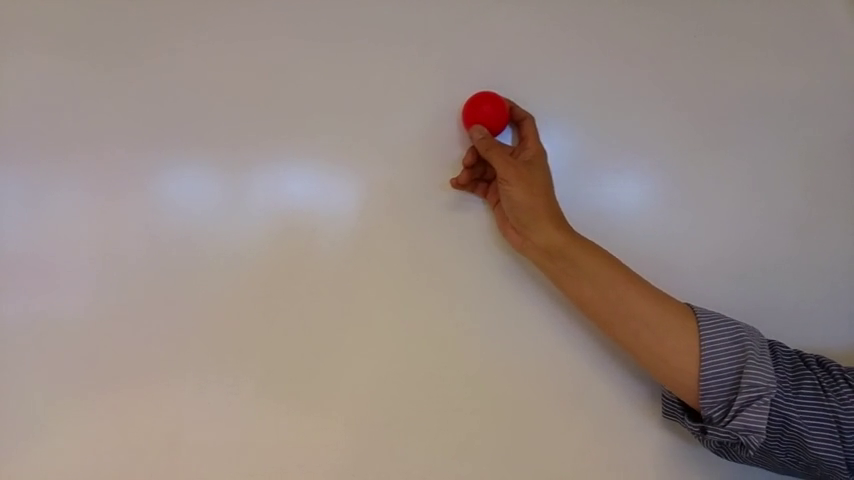
//> input picture frame 60 of Assignment4/SingleColor/SingleColors.mp4, 854 x 480 px
$ ./main   (built with g++ and OpenCV 4)
//> lines starting //> are read from the running program, lines starting //| are printed output that depends on the picture; after the words box and inside, x2 and y2 are one past the last pixel; in counts of white or black regions, pixels touching at a corner belong together
// [17 lines of licence text are left out]

#include <sstream>
#include <string>
#include <iostream>
#include <opencv2/highgui/highgui.hpp>
#include <opencv/cv.h>

using namespace cv;

//initial min and max HSV filter values.
//these will be changed using trackbars
int H_MIN = 0;
int H_MAX = 256;
int S_MIN = 170;
int S_MAX = 256;
int V_MIN = 120;
int V_MAX = 256;

//default capture width and height
const int FRAME_WIDTH = 640;
const int FRAME_HEIGHT = 480;

//max number of objects to be detected in frame
const int MAX_NUM_OBJECTS=50;

//minimum and maximum object area
const int MIN_OBJECT_AREA = 20*20;
const int MAX_OBJECT_AREA = FRAME_HEIGHT*FRAME_WIDTH/1.5;

//names that will appear at the top of each window
const string windowName = "Original Image";
const string windowName1 = "HSV Image";
const string windowName2 = "Thresholded Image";
const string windowName3 = "After Blur";
const string trackbarWindowName = "Trackbars";

void on_trackbar( int, void* ) {
	//This function gets called whenever a
	// trackbar position is changed
}

string intToString(int number){
	std::stringstream ss;
	ss << number;
	return ss.str();
}

void createTrackbars(){
	//create window for trackbars

    namedWindow(trackbarWindowName,0);
	//create memory to store trackbar name on window
	char TrackbarName[50];
	sprintf( TrackbarName, "H_MIN %d", H_MIN);
	sprintf( TrackbarName, "H_MAX %d", H_MAX);
	sprintf( TrackbarName, "S_MIN %d", S_MIN);
	sprintf( TrackbarName, "S_MAX %d", S_MAX);
	sprintf( TrackbarName, "V_MIN %d", V_MIN);
	sprintf( TrackbarName, "V_MAX %d", V_MAX);
	//create trackbars and insert them into window
	//3 parameters are: the address of the variable that is changing when the trackbar is moved(eg.H_LOW),
	//the max value the trackbar can move (eg. H_HIGH),
	//and the function that is called whenever the trackbar is moved(eg. on_trackbar)
	//                                  ---->    ---->     ---->
    createTrackbar( "H_MIN", trackbarWindowName, &H_MIN, H_MAX, on_trackbar );
    createTrackbar( "H_MAX", trackbarWindowName, &H_MAX, H_MAX, on_trackbar );
    createTrackbar( "S_MIN", trackbarWindowName, &S_MIN, S_MAX, on_trackbar );
    createTrackbar( "S_MAX", trackbarWindowName, &S_MAX, S_MAX, on_trackbar );
    createTrackbar( "V_MIN", trackbarWindowName, &V_MIN, V_MAX, on_trackbar );
    createTrackbar( "V_MAX", trackbarWindowName, &V_MAX, V_MAX, on_trackbar );
}

int main(int argc, char* argv[]) {
	//some boolean variables for different functionality within this
	//program
    bool trackObjects = false;
    bool useMorphOps = false;

	//Matrix to store each frame of the webcam feed
	Mat cameraFeed;

	//matrix storage for HSV image
	Mat HSV;

	//matrix storage for binary threshold image
	Mat threshold;

	//matrix for HoughCircles
	Mat circletje;

	//x and y values for the location of the object
	int x=0, y=0;

	//create slider bars for HSV filtering
	createTrackbars();

	//video capture object to acquire webcam feed
	VideoCapture capture;

	//open capture object at location zero (default location for webcam)
	capture.open("SingleColors.mp4");

	//set height and width of capture frame
	capture.set(CV_CAP_PROP_FRAME_WIDTH,FRAME_WIDTH);
	capture.set(CV_CAP_PROP_FRAME_HEIGHT,FRAME_HEIGHT);

	//start an infinite loop where webcam feed is copied to cameraFeed matrix
	//all of our operations will be performed within this loop
	while(1) {
		//store image to matrix
		bool frame = capture.read(cameraFeed);
//> cameraFeed is the input picture: 480 rows x 854 cols, CV_8UC3; mean B, G, R 130.3, 136.2, 149.3

		if(!frame) {
			capture.set(CV_CAP_PROP_POS_FRAMES, 0);
			continue;
		}

		//convert frame from BGR to HSV colorspace
		cvtColor(cameraFeed,HSV,COLOR_BGR2HSV);
//> HSV: 480 rows x 854 cols, CV_8UC3; mean H, S, V 47.2, 40.8, 150.6

		//filter HSV image between values and store filtered image to
		//threshold matrix
		inRange(HSV,Scalar(H_MIN,S_MIN,V_MIN),Scalar(H_MAX,S_MAX,V_MAX),threshold);
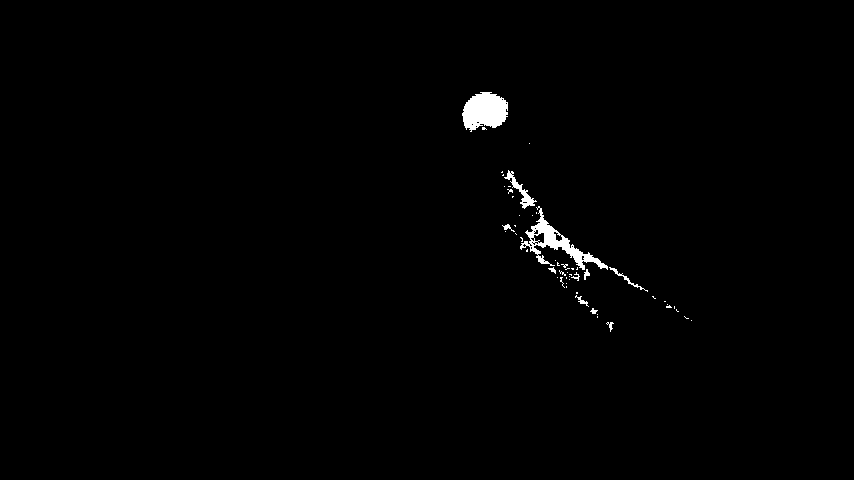
//> threshold: 480 rows x 854 cols, CV_8UC1; 0.82% white; 54 white regions (43 under 20 px), largest, box (x1, y1, x2, y2) and area: (462, 92, 508, 132) 1327, (520, 206, 608, 270) 1227, (504, 170, 537, 209) 288

		/// Reduce the noise so we avoid false circle detection
		GaussianBlur( threshold, circletje, Size(9, 9), 2, 2);

		vector<Vec3f> circles;

		/// Apply the Hough Transform to find the circles
		HoughCircles( circletje, circles, CV_HOUGH_GRADIENT, 1, circletje.rows/8, 200, 30, 0, 35);
//> circles = empty

		/// Draw the circles detected
		for( size_t i = 0; i < circles.size(); i++ )
		{
			Point center(cvRound(circles[i][0]), cvRound(circles[i][1]));
			int radius = cvRound(circles[i][2]);
		      // circle center
			circle( cameraFeed, center, 3, Scalar(0,255,0), -1, 8, 0 );
		      // circle outline
			circle( cameraFeed, center, radius, Scalar(0,0,255), 3, 8, 0 );
		}
//> this loop made 0 passes

		//show frames
		imshow(windowName2,threshold);
		imshow(windowName,cameraFeed);
		imshow(windowName1,HSV);
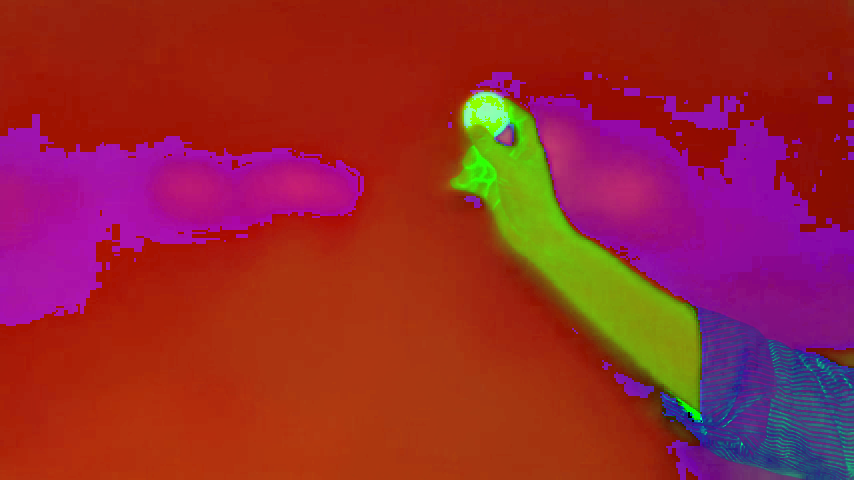
//> window 'HSV Image': 480 rows x 854 cols, CV_8UC3; mean B, G, R 47.2, 40.8, 150.6
		imshow(windowName3,circletje);

		//delay 30ms so that screen can refresh.
		//image will not appear without this waitKey() command
		waitKey(30);
	}

	return 0;
}

$ run again, starting later in the video
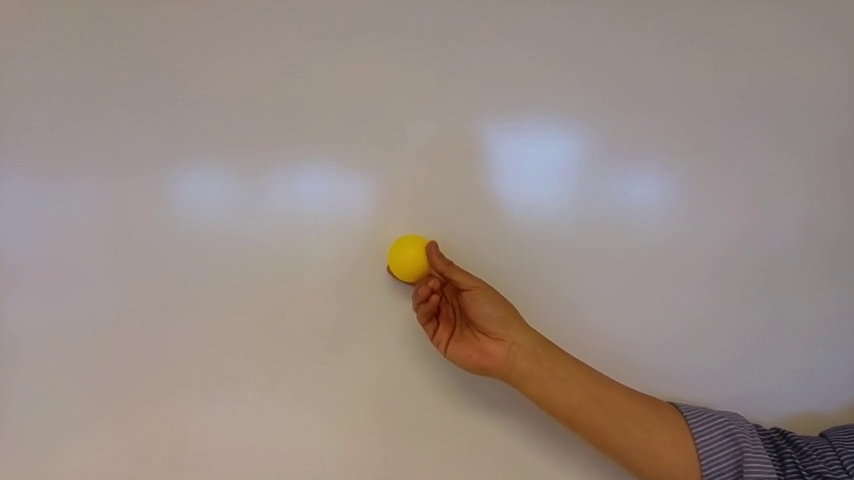
//> input picture frame 271 of Assignment4/SingleColor/SingleColors.mp4, 854 x 480 px
//> cameraFeed is the input picture: 480 rows x 854 cols, CV_8UC3; mean B, G, R 133.7, 140.4, 153.5
//> HSV: 480 rows x 854 cols, CV_8UC3; mean H, S, V 47.9, 39.3, 154.6
//> `inRange(HSV,Scalar(H_MIN,S_MIN,V_MIN),Scalar(H_MAX,S_MAX,V_MAX),thresh..`:
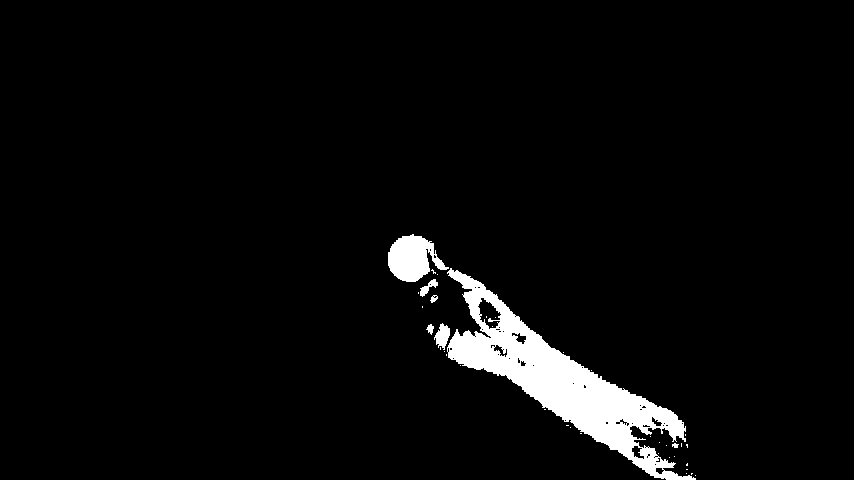
//> threshold: 480 rows x 854 cols, CV_8UC1; 3.9% white; 38 white regions (31 under 20 px), largest, box (x1, y1, x2, y2) and area: (447, 268, 696, 480) 13697, (388, 234, 449, 282) 1773, (434, 323, 450, 350) 254
//> circles = 1 circle (x, y, radius): [410.5, 258.5, 22.9]
//> the loop `for( size_t i = 0; i < circles.size(); i++ )` made 1 pass
//> (center, radius) on pass 1: (Point(410, 258), 23)
//> `imshow(windowName1,HSV);`:
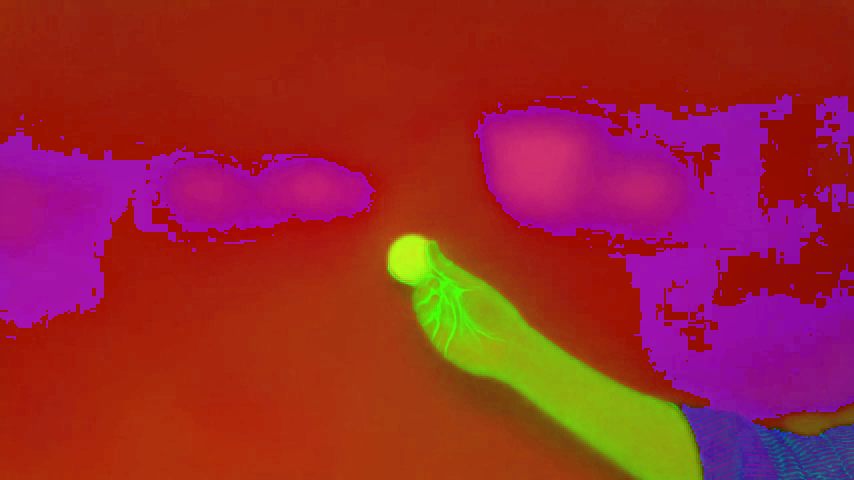
//> window 'HSV Image': 480 rows x 854 cols, CV_8UC3; mean B, G, R 47.9, 39.3, 154.6

$ run again, starting later in the video
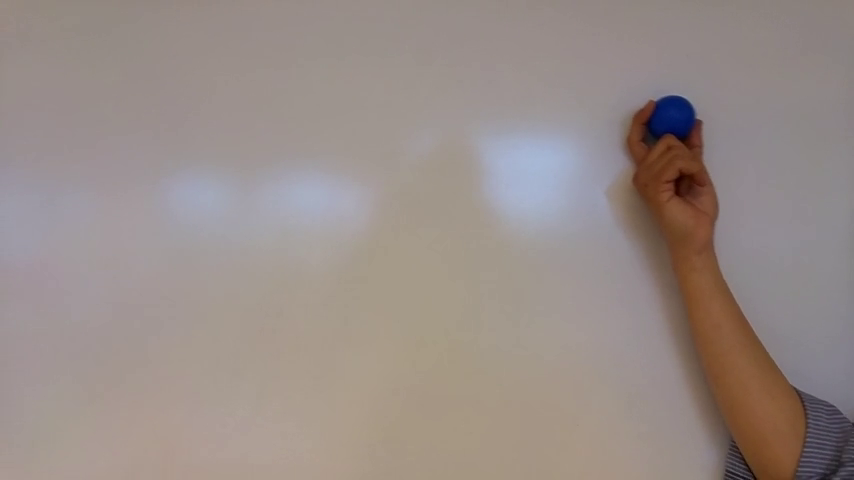
//> input picture frame 482 of Assignment4/SingleColor/SingleColors.mp4, 854 x 480 px
//> cameraFeed is the input picture: 480 rows x 854 cols, CV_8UC3; mean B, G, R 136, 140.5, 152.1
//> HSV: 480 rows x 854 cols, CV_8UC3; mean H, S, V 48.6, 35.1, 153.5
//> `inRange(HSV,Scalar(H_MIN,S_MIN,V_MIN),Scalar(H_MAX,S_MAX,V_MAX),thresh..`:
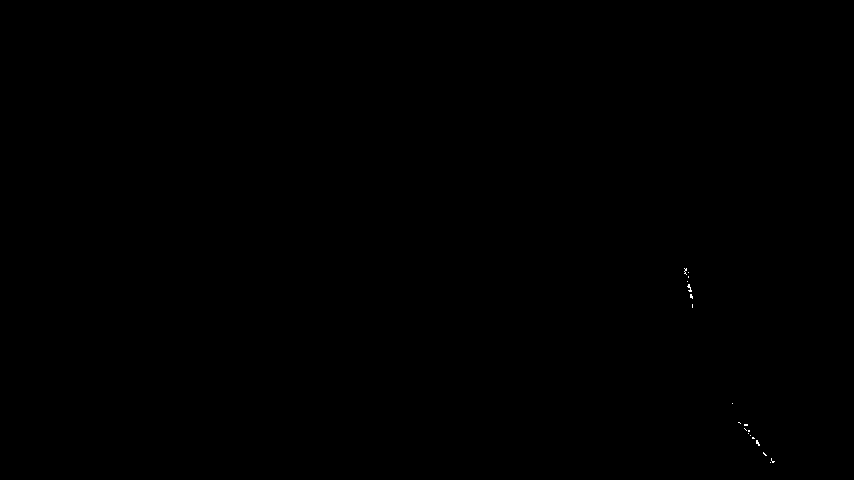
//> threshold: 480 rows x 854 cols, CV_8UC1; 0.03% white in thin lines or dots, all inside (x1, y1, x2, y2) = (684, 268, 775, 463)
//> circles = empty
//> `imshow(windowName1,HSV);`:
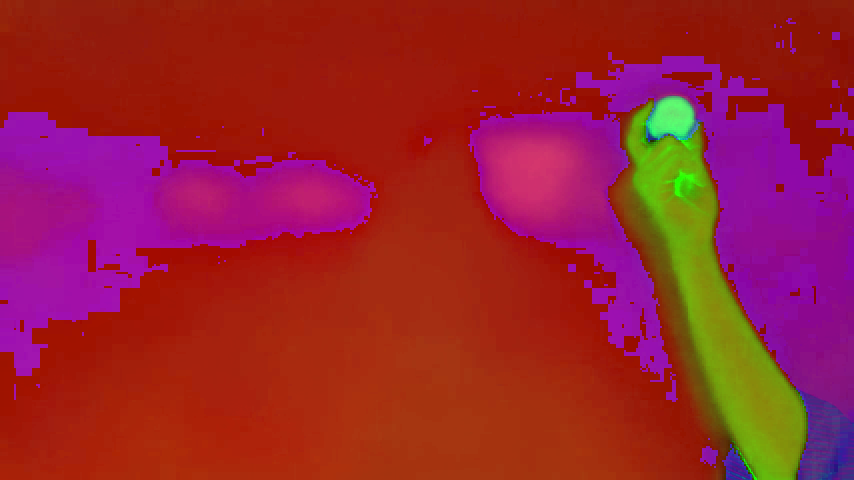
//> window 'HSV Image': 480 rows x 854 cols, CV_8UC3; mean B, G, R 48.6, 35.1, 153.5
